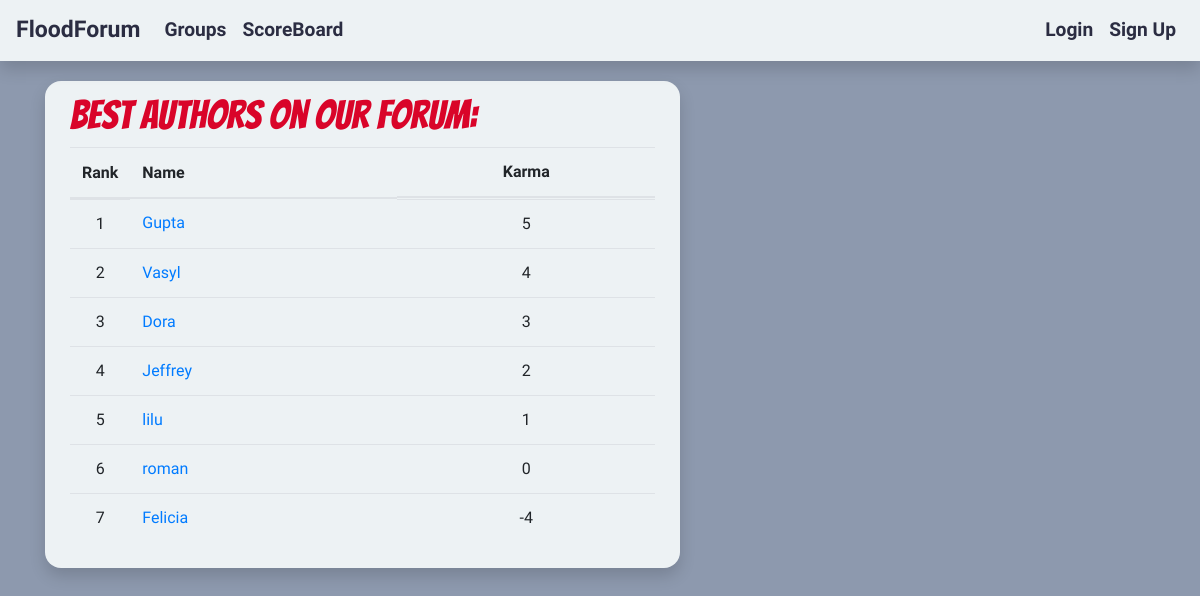
The app's page /score_board/ with its own data.
### accounts/models.py (models this page shows, shortened)
class UserProfileInfo(models.Model):
    user = models.OneToOneField(User, on_delete=models.CASCADE, primary_key=True)
    karma = models.IntegerField(default=0)

### django_social_site/views.py (the view)
# urls.py: path('score_board/', ScoreBoardView.as_view(), name='score_board'),
class ScoreBoardView(ListView):
    model = UserProfileInfo
    template_name = "score_board.html"
    ordering = ["-karma"]

### templates/score_board.html (shortened to what this page needs)
{% extends "common_base.html" %}
{% block base_top %}
<div class="container">
  <h1>Best Authors on Our Forum:</h1>
  <table class="table">
    <thead>
      <th style="width: 10%">Rank</th>
      <th>Name</th>
      <th class="d-flex justify-content-center">Karma</th>
    </thead>
    <tbody>
      {% for profile in userprofileinfo_list %}
      <tr>
        <td class="d-flex justify-content-center">{{forloop.counter}}</td>
        <td><a href="{% url "accounts:profile" profile.user %}">{{profile.user.username}}</a></td>
        <td class="d-flex justify-content-center">{{profile.karma}}</td>
      </tr>
      {% endfor %}
    </tbody>
  </table>
</div>
{% endblock base_top %}

### static/css/master.css (style rules this page uses)
body { background-color: #8D99AE; font-family: 'Cairo', sans-serif; }
h1, h2 { color: #d90429; font-family: 'Bangers', cursive; }

### records on screen
UserProfileInfo: user.username "Gupta", karma "5"
UserProfileInfo: user.username "Vasyl", karma "4"
UserProfileInfo: user.username "Dora", karma "3"
UserProfileInfo: user.username "Jeffrey", karma "2"
UserProfileInfo: user.username "lilu", karma "1"
UserProfileInfo: user.username "roman", karma "0"
UserProfileInfo: user.username "Felicia", karma "-4"
